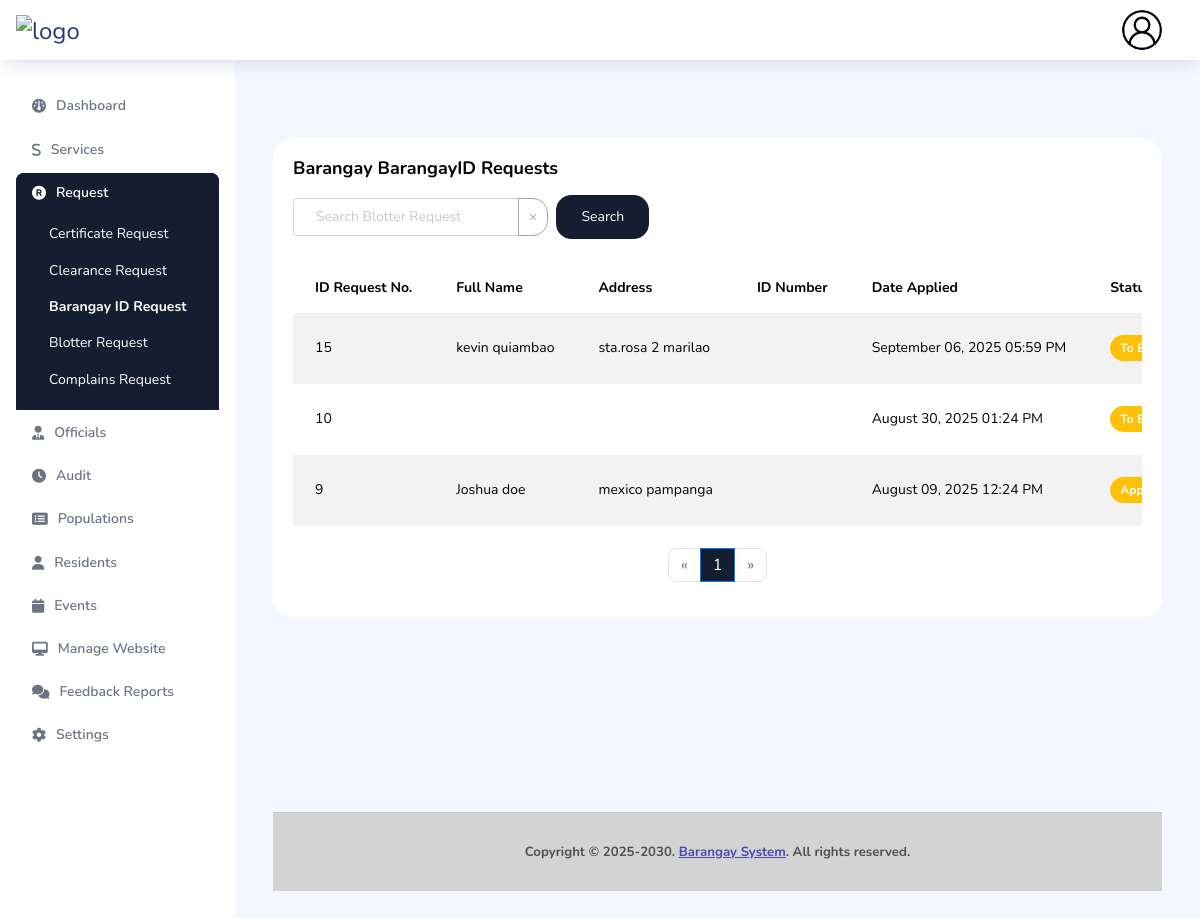
/admin/barangayid.php (signed in), run on an earlier commit of the app's database.
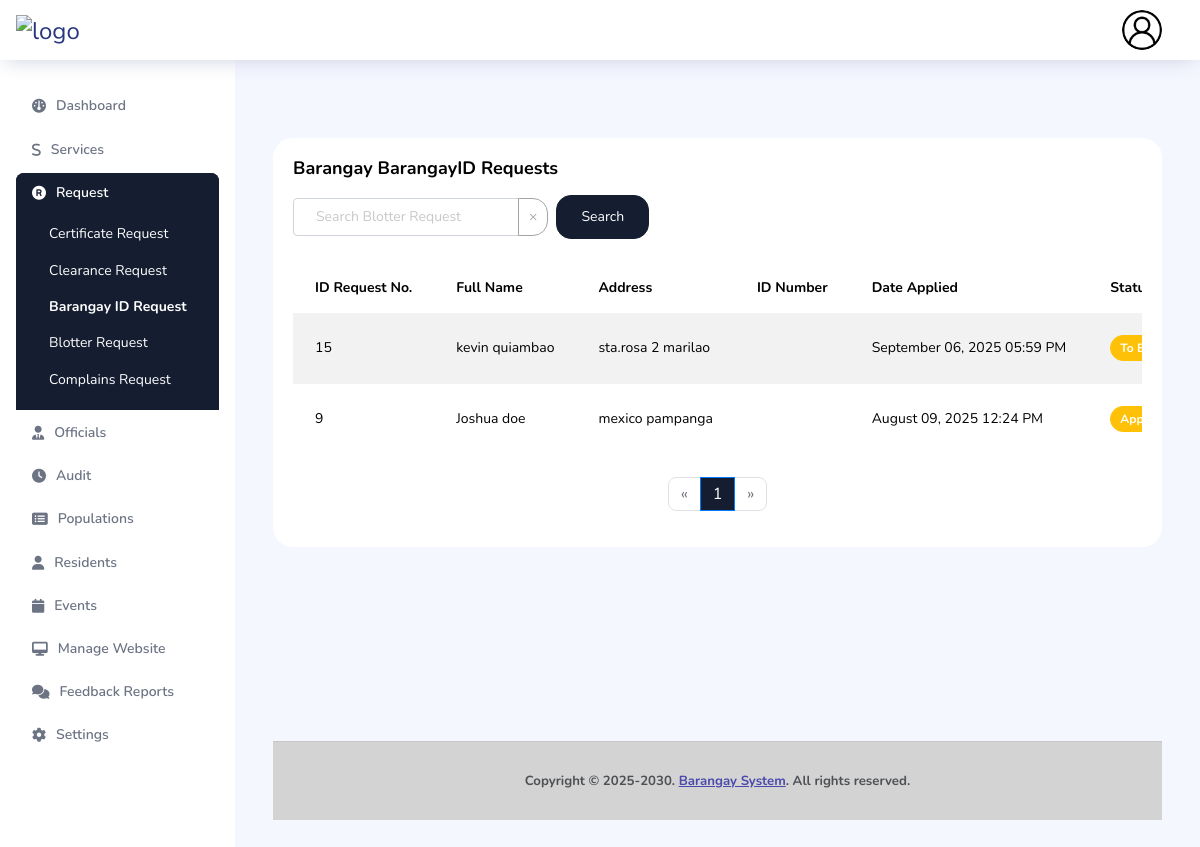
And on a later commit of the database.
### tables this page shows
CREATE TABLE `tbl_bid` (
  `BID_id` int(11) NOT NULL,
  `res_id` int(11) NOT NULL,
  `user_id` varchar(255) NOT NULL,
  `remarks` text NOT NULL,
  `last_name` varchar(255) NOT NULL,
  `first_name` varchar(255) NOT NULL,
  `middle_name` varchar(255) NOT NULL,
  `suffix` varchar(20) NOT NULL,
  `civilStatus` varchar(50) NOT NULL,
  `ID_No` varchar(20) NOT NULL,
  `precinctNumber` varchar(20) DEFAULT NULL,
  `bloodType` varchar(5) DEFAULT NULL,
  `birthday` date NOT NULL,
  `birthplace` varchar(100) NOT NULL,
  `height` decimal(5,2) DEFAULT NULL,
  `weight` decimal(5,2) DEFAULT NULL,
  `status` varchar(20) NOT NULL,
  `SSSGSIS_Number` varchar(20) DEFAULT NULL,
  `TIN_number` varchar(15) DEFAULT NULL,
  `document_path` varchar(255) DEFAULT NULL,
  `dateApplied` datetime NOT NULL DEFAULT current_timestamp(),
  `dateIssued` date DEFAULT NULL,
  `dateExpiration` date DEFAULT NULL,
  `personTwoName` varchar(100) DEFAULT NULL,
  `personTwoAddress` varchar(255) DEFAULT NULL,
  `personTwoContactInfo` varchar(50) DEFAULT NULL,
  `created_at` timestamp NOT NULL DEFAULT current_timestamp() ON UPDATE current_timestamp()
);

CREATE TABLE `tbl_residents` (
  `res_id` int(11) NOT NULL,
  `user_id` varchar(50) DEFAULT NULL,
  `household_id` int(11) NOT NULL,
  `first_name` varchar(100) NOT NULL,
  `middle_name` varchar(100) DEFAULT NULL,
  `last_name` varchar(100) NOT NULL,
  `birthday` date NOT NULL,
  `birthplace` varchar(100) NOT NULL,
  `civilStatus` enum('Single','Married','Widowed','Divorced','Separated') NOT NULL,
  `mobile` varchar(20) DEFAULT NULL,
  `gender` enum('Male','Female','Other') NOT NULL,
  `address` text NOT NULL,
  `precinctNumber` varchar(50) DEFAULT NULL,
  `residentStatus` varchar(20) NOT NULL,
  `voterStatus` enum('Active','Inactive','Not Registered') DEFAULT 'Not Registered',
  `bloodType` enum('A+','A-','B+','B-','AB+','AB-','O+','O-','Unknown') DEFAULT 'Unknown',
  `height` decimal(5,2) DEFAULT NULL,
  `weight` decimal(5,2) DEFAULT NULL,
  `typeOfID` varchar(100) DEFAULT NULL,
  `IDNumber` varchar(100) DEFAULT NULL,
  `SSSGSIS_Number` varchar(20) DEFAULT NULL,
  `TIN_number` varchar(15) DEFAULT NULL,
  `barangay_number` varchar(20) DEFAULT NULL,
  `is_senior` enum('Yes','No') DEFAULT 'No',
  `is_pwd` enum('Yes','No') DEFAULT 'No',
  `is_4ps_member` enum('Yes','No') DEFAULT 'No',
  `suffix` varchar(20) DEFAULT NULL,
  `is_household_head` varchar(60) DEFAULT NULL,
  `household_head_name` varchar(255) DEFAULT NULL,
  `relationship_to_head` varchar(100) DEFAULT NULL,
  `senior_document` varchar(255) DEFAULT NULL,
  `pwd_document` varchar(255) DEFAULT NULL,
  `is_registered_voter` enum('Yes','No') DEFAULT 'No',
  `voter_document` varchar(255) DEFAULT NULL,
  `proof_of_residency_document` varchar(255) DEFAULT NULL,
  `residency_tenure` enum('Temporary','Permanent') DEFAULT NULL,
  `occupation` varchar(100) DEFAULT NULL,
  `email` varchar(150) DEFAULT NULL,
  `image` varchar(255) DEFAULT NULL,
  `created_at` timestamp NOT NULL DEFAULT current_timestamp(),
  `updated_at` timestamp NOT NULL DEFAULT current_timestamp() ON UPDATE current_timestamp()
);

### admin/barangayid.php (the view, shortened to what the rows shown need)
<!DOCTYPE html>
<html lang="en">
<head>
    <link rel="stylesheet" href="../dist/assets/vendors/feather/feather.css">
    <link rel="stylesheet" href="../dist/assets/vendors/ti-icons/css/themify-icons.css">
    <link rel="stylesheet" href="../dist/assets/vendors/css/vendor.bundle.base.css">
    <link rel="stylesheet" href="../dist/assets/vendors/font-awesome/css/font-awesome.min.css">
    <link rel="stylesheet" href="../dist/assets/vendors/mdi/css/materialdesignicons.min.css">
    <link rel="stylesheet" href="https://cdnjs.cloudflare.com/ajax/libs/font-awesome/6.6.0/css/all.min.css"
 />
    <link rel="stylesheet" href="https://cdn.datatables.net/1.10.21/css/jquery.dataTables.min.css">
    <link rel="stylesheet" href="../dist/assets/vendors/ti-icons/css/themify-icons.css">
    <link rel="stylesheet" type="text/css" href="../dist/assets/js/select.dataTables.min.css">
    <link href="https://stackpath.bootstrapcdn.com/bootstrap/4.5.2/css/bootstrap.min.css" rel="stylesheet">
    <link rel="stylesheet" href="../dist/assets/css/style.css">
</head>
<body>
    <div class="container-fluid page-body-wrapper">
        <div class="main-panel">
            <div class="content-wrapper">
                <?php
                include '../connection/config.php';
                $page = $_GET['page'] ?? 1;
                $limit = 10;
                $offset = ($page - 1) * $limit;
                $where_conditions = [];
                $params = [];
                $types = "";
                $where_clause = !empty($where_conditions) ? implode(" AND ", $where_conditions) : "1=1";
                $sql = "SELECT c.*,u.*
        FROM tbl_bid c
        left join tbl_residents u on c.user_id = u.user_id
        WHERE $where_clause
        ORDER BY c.created_at DESC
        LIMIT ? OFFSET ?";
                $params[] = $limit;
                $params[] = $offset;
                $types .= "ii";
                $stmt = $conn->prepare($sql);
                if (!empty($params)) {
                    $stmt->bind_param($types, ...$params);
                }
                $stmt->execute();
                $result = $stmt->get_result();
                ?>
                <div class="row">
                    <div class="col-md-12 grid-margin stretch-card">
                        <div class="card">
                            <div class="card-body">
                                <div class="table-responsive">
                                    <table class="table table-striped table-borderless" style="width:100%">
                                        <thead>
                                            <tr>
                                                <th>ID Request No.</th>
                                                <th>Full Name</th>
                                                <th>Address</th>
                                                <th>ID Number</th>
                                                <th>Date Applied</th>
                                                <th>Status</th>
                                            </tr>
                                        </thead>
                                        <tbody>
                                            <?php if ($result->num_rows > 0): ?>
                                                <?php while ($row = $result->fetch_assoc()): ?>
                                                    <tr>
                                                        <td><?php echo htmlspecialchars($row['BID_id']); ?></td>
                                                        <td><?php echo htmlspecialchars($row['first_name'] . ' ' . $row['last_name']); ?></td>
                                                        <td><?php echo htmlspecialchars($row['address']); ?></td>
                                                        <td><?php echo htmlspecialchars($row['ID_No']); ?></td>
                                                        <td><?php echo date('F d, Y h:i A', strtotime($row['dateApplied'])); ?></td>
                                                        <td>
                                                            <span class="badge
                                                <?php
                                                    if ($row['status'] == 'To Be Approved')
                                                        echo 'badge-warning text-white font-weight-bold';
                                                    elseif ($row['status'] == 'On Going')
                                                        echo 'badge-info text-white font-weight-bold';
                                                    elseif ($row['status'] == 'Denied')
                                                        echo 'badge-danger text-white font-weight-bold';
                                                    elseif ($row['status'] == 'Resubmit')
                                                        echo 'badge-secondary text-white font-weight-bold';
                                                    elseif ($row['status'] == 'Completed')
                                                        echo 'badge-success text-white font-weight-bold';
                                                    else
                                                        echo 'badge-warning text-white font-weight-bold';
                                ?>">
                                                                <?php echo htmlspecialchars(ucfirst($row['status'])); ?>
                                                            </span>
                                                        </td>
                                                    </tr>
                                                <?php endwhile; ?>
                                            <?php else: ?>
                                                <tr>
                                                    <td colspan="9" class="text-center">No request found</td>
                                                </tr>
                                            <?php endif; ?>
                                        </tbody>
                                    </table>
                                </div>
                                <br>
                            </div>
                        </div>
                    </div>
                </div>
                <br><br><br><br><br><br><br>
            </div>
        </div>
    </div>
</body>
</html>

What changed in the data, as far as the page shows it:
removed tbl_bid: BID_id "10", dateApplied "August 30, 2025 01:24 PM", status "To…"
